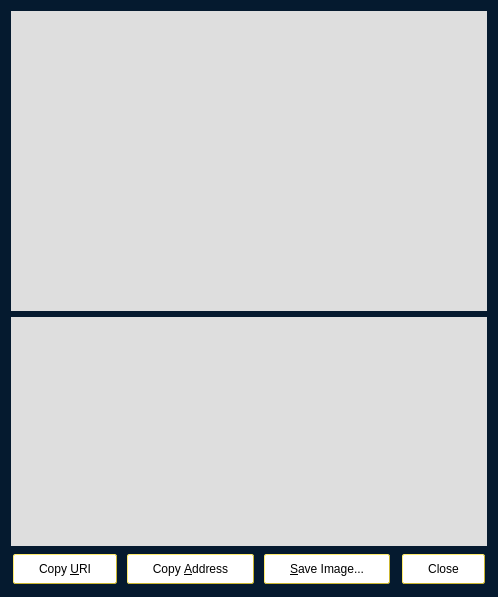
<?xml version="1.0" encoding="UTF-8"?>
<ui version="4.0">
 <class>ReceiveRequestDialog</class>
 <widget class="QDialog" name="ReceiveRequestDialog">
  <property name="geometry">
   <rect>
    <x>0</x>
    <y>0</y>
    <width>498</width>
    <height>597</height>
   </rect>
  </property>
  <property name="styleSheet">
   <string notr="true">background-color: rgb(5, 26, 47);
color: black;</string>
  </property>
  <layout class="QVBoxLayout" name="verticalLayout_3">
   <item>
    <widget class="QRImageWidget" name="lblQRCode">
     <property name="sizePolicy">
      <sizepolicy hsizetype="Expanding" vsizetype="Fixed">
       <horstretch>0</horstretch>
       <verstretch>0</verstretch>
      </sizepolicy>
     </property>
     <property name="minimumSize">
      <size>
       <width>300</width>
       <height>300</height>
      </size>
     </property>
     <property name="toolTip">
      <string>QR Code</string>
     </property>
     <property name="styleSheet">
      <string notr="true">background-color: rgb(222, 222, 222);
color:black</string>
     </property>
     <property name="textFormat">
      <enum>Qt::PlainText</enum>
     </property>
     <property name="alignment">
      <set>Qt::AlignCenter</set>
     </property>
     <property name="wordWrap">
      <bool>true</bool>
     </property>
    </widget>
   </item>
   <item>
    <widget class="QTextEdit" name="outUri">
     <property name="sizePolicy">
      <sizepolicy hsizetype="Expanding" vsizetype="Expanding">
       <horstretch>0</horstretch>
       <verstretch>0</verstretch>
      </sizepolicy>
     </property>
     <property name="minimumSize">
      <size>
       <width>0</width>
       <height>50</height>
      </size>
     </property>
     <property name="styleSheet">
      <string notr="true">background-color: rgb(222, 222, 222);
color:black</string>
     </property>
     <property name="frameShape">
      <enum>QFrame::NoFrame</enum>
     </property>
     <property name="frameShadow">
      <enum>QFrame::Plain</enum>
     </property>
     <property name="tabChangesFocus">
      <bool>true</bool>
     </property>
     <property name="textInteractionFlags">
      <set>Qt::TextSelectableByKeyboard|Qt::TextSelectableByMouse</set>
     </property>
    </widget>
   </item>
   <item>
    <layout class="QHBoxLayout" name="horizontalLayout">
     <item>
      <widget class="QPushButton" name="btnCopyURI">
       <property name="styleSheet">
        <string notr="true">QPushButton { /* Global Button Style */
	background-color: white;
	border-width: 1px;
	border-style: outset;
	border-color: #cbb62f;
	border-radius: 2px;
	color:#000000;
	font-size:12px;
	font-weight:;
	padding-left:25px;
	padding-right:25px;
	padding-top:1px;
	padding-bottom:1px;
	height: 26px;
	margin: 2px;
}
QPushButton:hover {
		background-color: rgb(85, 170, 127);
}

QPushButton:pressed {
	background-color: rgb(170, 255, 255);
	border:1px solid #000000;
}</string>
       </property>
       <property name="text">
        <string>Copy &amp;URI</string>
       </property>
       <property name="autoDefault">
        <bool>false</bool>
       </property>
      </widget>
     </item>
     <item>
      <widget class="QPushButton" name="btnCopyAddress">
       <property name="styleSheet">
        <string notr="true">QPushButton { /* Global Button Style */
	background-color: white;
	border-width: 1px;
	border-style: outset;
	border-color: #cbb62f;
	border-radius: 2px;
	color:#000000;
	font-size:12px;
	font-weight:;
	padding-left:25px;
	padding-right:25px;
	padding-top:1px;
	padding-bottom:1px;
	height: 26px;
	margin: 2px;
}
QPushButton:hover {
		background-color: rgb(85, 170, 127);
}

QPushButton:pressed {
	background-color: rgb(170, 255, 255);
	border:1px solid #000000;
}</string>
       </property>
       <property name="text">
        <string>Copy &amp;Address</string>
       </property>
       <property name="autoDefault">
        <bool>false</bool>
       </property>
      </widget>
     </item>
     <item>
      <widget class="QPushButton" name="btnSaveAs">
       <property name="styleSheet">
        <string notr="true">QPushButton { /* Global Button Style */
	background-color: white;
	border-width: 1px;
	border-style: outset;
	border-color: #cbb62f;
	border-radius: 2px;
	color:#000000;
	font-size:12px;
	font-weight:;
	padding-left:25px;
	padding-right:25px;
	padding-top:1px;
	padding-bottom:1px;
	height: 26px;
	margin: 2px;
}
QPushButton:hover {
		background-color: rgb(85, 170, 127);
}

QPushButton:pressed {
	background-color: rgb(170, 255, 255);
	border:1px solid #000000;
}</string>
       </property>
       <property name="text">
        <string>&amp;Save Image...</string>
       </property>
       <property name="autoDefault">
        <bool>false</bool>
       </property>
      </widget>
     </item>
     <item>
      <spacer name="horizontalSpacer_2">
       <property name="orientation">
        <enum>Qt::Horizontal</enum>
       </property>
       <property name="sizeHint" stdset="0">
        <size>
         <width>40</width>
         <height>20</height>
        </size>
       </property>
      </spacer>
     </item>
     <item>
      <widget class="QDialogButtonBox" name="buttonBox">
       <property name="styleSheet">
        <string notr="true">QPushButton { /* Global Button Style */
	background-color: white;
	border-width: 1px;
	border-style: outset;
	border-color: #cbb62f;
	border-radius: 2px;
	color:#000000;
	font-size:12px;
	font-weight:;
	padding-left:25px;
	padding-right:25px;
	padding-top:1px;
	padding-bottom:1px;
	height: 26px;
	margin: 2px;
}
QPushButton:hover {
		background-color: rgb(85, 170, 127);
}

QPushButton:pressed {
	background-color: rgb(170, 255, 255);
	border:1px solid #000000;
}</string>
       </property>
       <property name="standardButtons">
        <set>QDialogButtonBox::Close</set>
       </property>
      </widget>
     </item>
    </layout>
   </item>
  </layout>
 </widget>
 <customwidgets>
  <customwidget>
   <class>QRImageWidget</class>
   <extends>QLabel</extends>
   <header>receiverequestdialog.h</header>
  </customwidget>
 </customwidgets>
 <resources/>
 <connections>
  <connection>
   <sender>buttonBox</sender>
   <signal>rejected()</signal>
   <receiver>ReceiveRequestDialog</receiver>
   <slot>reject()</slot>
   <hints>
    <hint type="sourcelabel">
     <x>452</x>
     <y>573</y>
    </hint>
    <hint type="destinationlabel">
     <x>243</x>
     <y>298</y>
    </hint>
   </hints>
  </connection>
  <connection>
   <sender>buttonBox</sender>
   <signal>accepted()</signal>
   <receiver>ReceiveRequestDialog</receiver>
   <slot>accept()</slot>
   <hints>
    <hint type="sourcelabel">
     <x>452</x>
     <y>573</y>
    </hint>
    <hint type="destinationlabel">
     <x>243</x>
     <y>298</y>
    </hint>
   </hints>
  </connection>
 </connections>
</ui>
